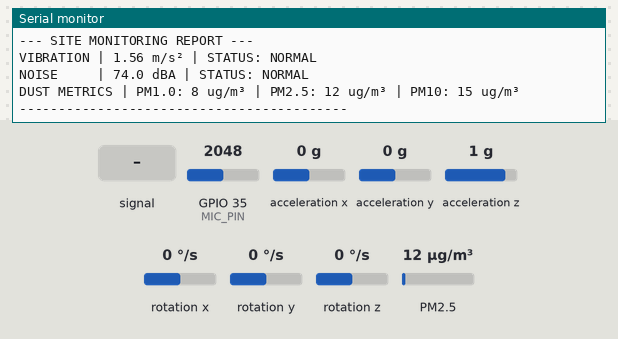
The sketch below on a simulated ESP32. On the bench: the last lines printed to the serial monitor. Inputs (shaded band) come from the test bench; at power-on: acceleration x 0 g, GPIO 35 (MIC_PIN) = 2048, acceleration y 0 g, acceleration z 1 g, rotation x 0 °/s, rotation y 0 °/s, rotation z 0 °/s, PM2.5 12 µg/m³.

Above: at 2.7 s.
2.8 s: GPIO 35 (MIC_PIN) fed a 200 Hz sine of ±1842 counts around its level
7.0 s: acceleration x set to -1.4 g
At 8.3 s:
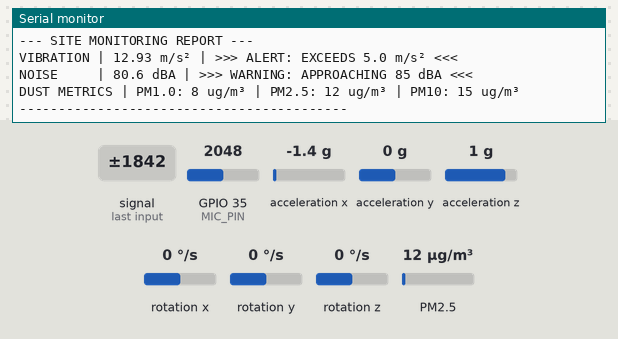
10.0 s: GPIO 35 (MIC_PIN) set to 3972
At 11.3 s:
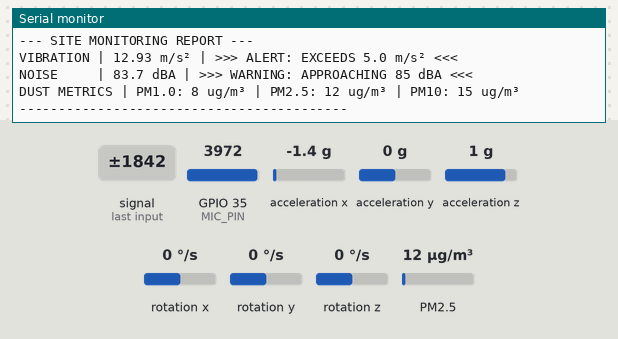
14.0 s: acceleration y set to -1.4 g
At 14.9 s:
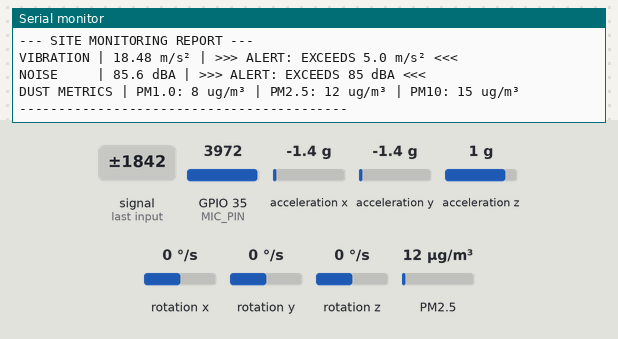
15.5 s: acceleration z set to -1.4 g
17.0 s: GPIO 35 (MIC_PIN) set to 2866
At 18.3 s:
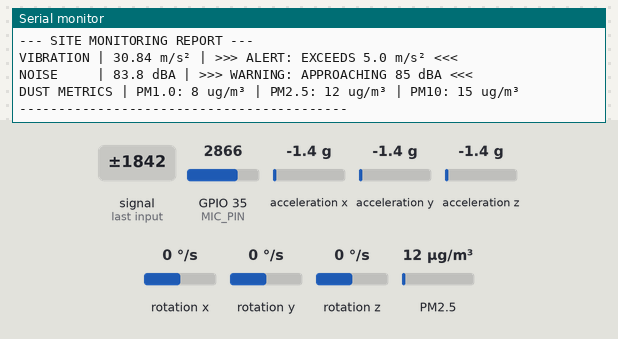
Timing chart, 0 to 19.5 s (numbered marks = the images above; inputs shaded):
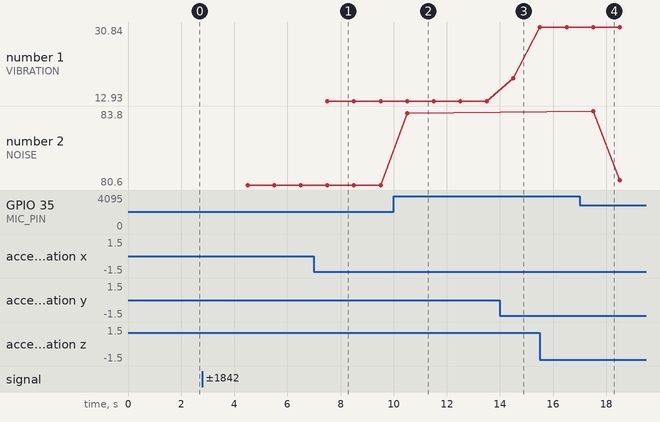

Measured:
- after the input at 7.0 s, the serial monitor: prints a new line after 0.51 s (image 1)
- after the input at 10.0 s, the serial monitor: prints a new line after 0.51 s (image 2)
- after the input at 14.0 s, the serial monitor: prints a new line after 0.51 s (image 3)
- after the input at 17.0 s, the serial monitor: prints a new line after 0.51 s (image 4)
- plotted number 1: 12.93 → 18.48 after the input at 14.0 s, 18.48 → 30.84 after the input at 15.5 s
- plotted number 2: 80.6 → 83.7 after the input at 10.0 s, 83.7 → 80.8 after the input at 17.0 s

The sketch:

VIBRATIONANDNOISE.ino
```cpp
#include "MPU6050.h"
#include <Wire.h>
#include <math.h>
#include "PMS.h"

MPU6050 mpu;
HardwareSerial pmsSerial(2);
PMS pms(pmsSerial);
PMS::DATA data;

// Pin definitions
#define MIC_PIN 35

// Vibration thresholds (CCOHS)
#define VIBRATION_WARNING 2.5
#define VIBRATION_DANGER 5.0

// Noise thresholds (CCOHS)
#define NOISE_WARNING 80.0
#define NOISE_LIMIT 85.0

// Calibration offsets for MPU6050
float offsetX = 0.86, offsetY = 0.5, offsetZ = -11;

// Global variables for Non-Blocking Noise Sampling
unsigned long lastNoiseUpdate = 0;
float sumSquares = 0;
long sampleCount = 0;
float currentDBA = 0.0;

// Global variable to pace the Serial Monitor printing
unsigned long lastPrintTime = 0;

void updateNoiseNonBlocking() {
  int raw = analogRead(MIC_PIN);
  float voltage = raw * (3.3 / 4095.0);
  float acSignal = voltage - 1.096;

  sumSquares += (acSignal * acSignal);
  sampleCount++;

  if (millis() - lastNoiseUpdate >= 1000) {
    float rmsVoltage = sqrt(sumSquares / sampleCount);
    if (rmsVoltage < 0.0001) rmsVoltage = 0.0001;

    float dBA = 20.0 * log10(rmsVoltage) + 79.1;
    if (dBA <= 45.5){
      dBA = dBA - 13.0;
      if (dBA < 32.0) dBA = 32.0;
    }

    currentDBA = dBA;

    sumSquares = 0;
    sampleCount = 0;
    lastNoiseUpdate = millis();
  }
}

void setup() {
  Serial.begin(115200);
  delay(1000);

  pmsSerial.begin(9600, SERIAL_8N1, 16, 17);
  Serial.println("--- PMS5003 Sensor Initialized ---");

  Wire.begin(21, 22);
  delay(500);
  Serial.println("Initializing MPU6050...");
  mpu.initialize();

  if (mpu.testConnection()) {
    Serial.println(">>> MPU6050 ONLINE <<<");
  } else {
    Serial.println(">>> MPU6050 FAILED <<<");
    while (1);
  }

  lastNoiseUpdate = millis();
  lastPrintTime = millis();
}

void loop() {
  // Always update the microphone accumulator at maximum background speed
  updateNoiseNonBlocking();

  // Always check for incoming PM packets so the serial buffer doesn't overflow
  bool newPMDataAvailable = pms.read(data);

  // Print a unified telemetry update exactly once every 1000ms (1 second)
  if (millis() - lastPrintTime >= 1000) {
    lastPrintTime = millis(); // Reset the print clock

    Serial.println("\n--- SITE MONITORING REPORT ---");

    // ---- 1. VIBRATION ----
    int16_t ax, ay, az;
    mpu.getAcceleration(&ax, &ay, &az);

    float axf = (ax / 16384.0 * 9.8) + offsetX;
    float ayf = (ay / 16384.0 * 9.8) + offsetY;
    float azf = (az / 16384.0 * 9.8) + offsetZ;
    float magnitude = sqrt(axf * axf + ayf * ayf + azf * azf);

    Serial.print("VIBRATION | ");
    Serial.print(magnitude, 2);
    Serial.print(" m/s²");

    if (magnitude >= VIBRATION_DANGER) {
      Serial.println(" | >>> ALERT: EXCEEDS 5.0 m/s² <<<");
    } else if (magnitude >= VIBRATION_WARNING) {
      Serial.println(" | >>> WARNING: EXCEEDS 2.5 m/s² <<<");
    } else {
      Serial.println(" | STATUS: NORMAL");
    }

    // ---- 2. NOISE ----
    Serial.print("NOISE     | ");
    Serial.print(currentDBA, 1);
    Serial.print(" dBA");

    if (currentDBA >= NOISE_LIMIT) {
      Serial.println(" | >>> ALERT: EXCEEDS 85 dBA <<<");
    } else if (currentDBA >= NOISE_WARNING) {
      Serial.println(" | >>> WARNING: APPROACHING 85 dBA <<<");
    } else {
      Serial.println(" | STATUS: NORMAL");
    }

    // ---- 3. DUST / AIR QUALITY ----
    // Note: The PMS5003 updates its data internally every 1-2 seconds anyway,
    // so printing the most recent cached packet values here keeps everything synchronized.
    Serial.print("DUST METRICS | ");
    Serial.printf("PM1.0: %u ug/m³ | PM2.5: %u ug/m³ | PM10: %u ug/m³\n",
                  data.PM_SP_UG_1_0, data.PM_SP_UG_2_5, data.PM_SP_UG_10_0);

    Serial.println("------------------------------------------");
  }
}
```
